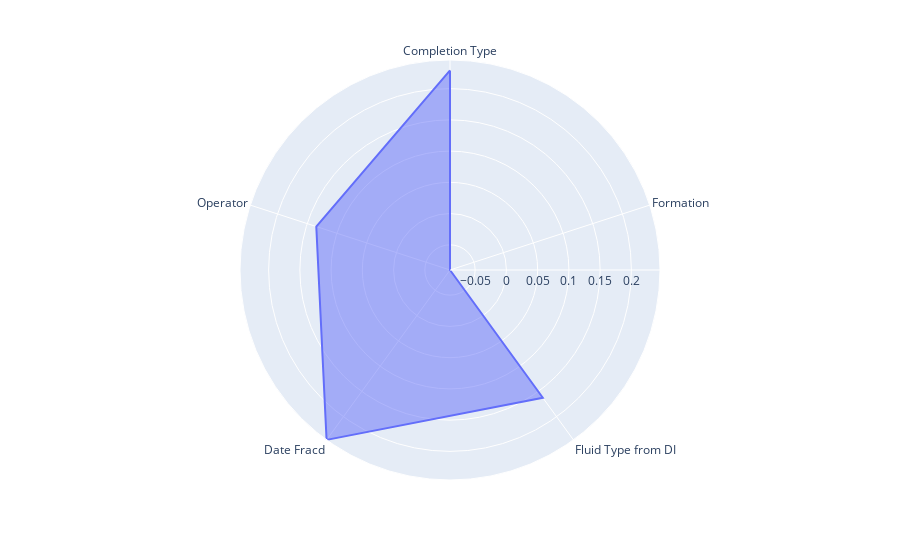

The code cell stored with this chart in its notebook:
### Code cell
#create dictionary for angle and radius values 
df = pd.DataFrame(dict(
    r= radius_values,
    theta= features))

#create radar chart
fig = px.line_polar(df, r='r', theta='theta', line_close=True)

#fill in area
fig.update_traces(fill='toself')

#plot chart
fig.show()

### Figure 1 — Plotly figure (JSON) as saved in the notebook; plotly's stock layout.template omitted (floating-point values rounded to 4 significant figures)
{"data": [{"fill": "toself", "hovertemplate": "r=%{r}<br>theta=%{theta}<extra></extra>", "legendgroup": "", "line": {"color": "#636efa", "dash": "solid"}, "mode": "lines", "name": "", "r": [0.2292, -0.09028, 0.1624, 0.2458, 0.1347, 0.2292], "showlegend": false, "subplot": "polar", "theta": ["Completion Type", "Formation", "Fluid Type from DI", "Date Fracd", "Operator", "Completion Type"], "type": "scatterpolar"}], "layout": {"legend": {"tracegroupgap": 0}, "margin": {"t": 60}, "polar": {"angularaxis": {"direction": "clockwise", "rotation": 90}, "domain": {"x": [0, 1], "y": [0, 1]}}}}
